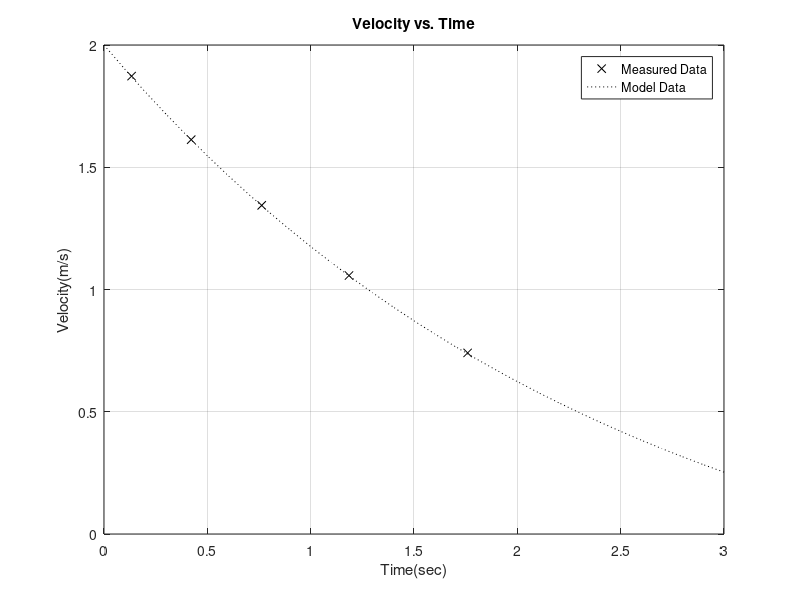

MATLAB code for this plot:
clearvars;

x = 0:0.5:2.5;
deltT = [0.267,0.310,0.372,0.473,0.675];

sum = 0;
t(1)=0;
for i = 2:length(deltT)+1
    sum = sum + deltT(i-1);
    t(i) = sum;
end

for i = 1:length(deltT)
    tMean(i) = t(i)+(t(i+1)-t(i))/2;
end

for i = 1:length(tMean)
    v(i) = (x(i+1)-x(i))/(t(i+1)-t(i));
end

plot(tMean, v, 'xk');
axis([0,3,0,2]);
grid on;

C=0.5;T=2.5;vi=2;
t = 0:0.1:3;
vCompare = (vi + C)*exp(-t/T) - C;
hold on;
plot(t, vCompare, ':k');
legend('Measured Data', 'Model Data');
title('Velocity vs. Time');
xlabel('Time(sec)');
ylabel('Velocity(m/s)');
hold off;
